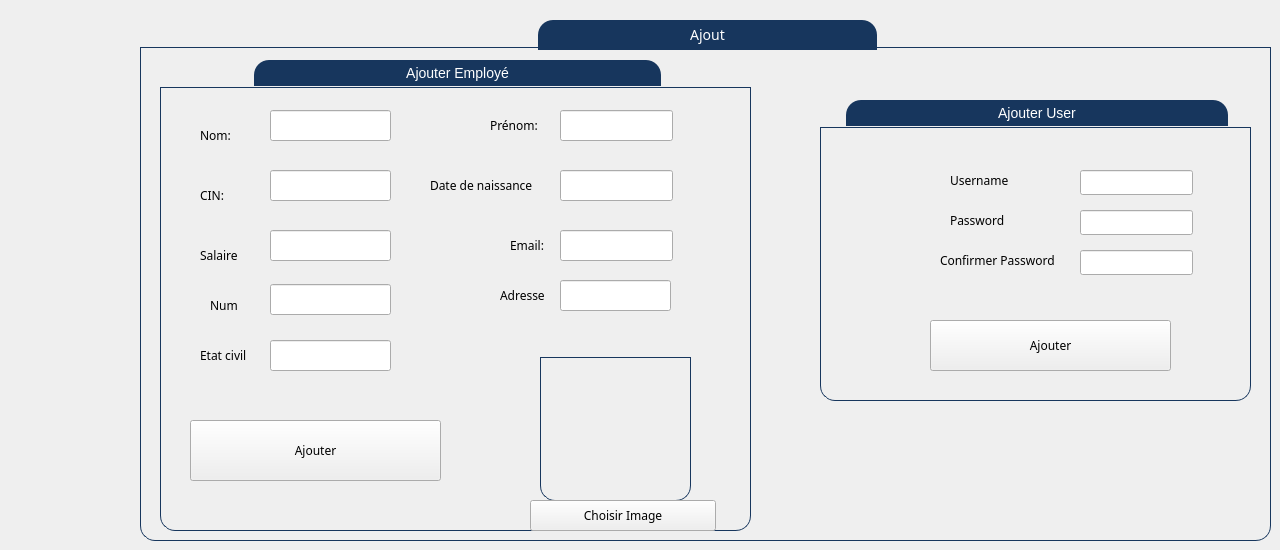
      <widget class="QWidget" name="tab_4">
       <attribute name="title">
        <string>Ajouter</string>
       </attribute>
       <widget class="QGroupBox" name="groupBox_2">
        <property name="geometry">
         <rect>
          <x>140</x>
          <y>20</y>
          <width>1131</width>
          <height>521</height>
         </rect>
        </property>
        <property name="font">
         <font>
          <family>Tw Cen MT Condensed Extra Bold</family>
          <pointsize>-1</pointsize>
         </font>
        </property>
        <property name="styleSheet">
         <string notr="true">QGroupBox {
    border: 1px solid gray;
    border-color: #FF17365D;
    margin-top: 27px;
    font-size: 14px;
    border-bottom-left-radius: 15px;
    border-bottom-right-radius: 15px;
}

QGroupBox::title {
    subcontrol-origin: margin;
    subcontrol-position: top center;
    border-top-left-radius: 15px;
    border-top-right-radius: 15px;
    padding: 5px 150px;
    background-color: #FF17365D;
    color: rgb(255, 255, 255);
}</string>
        </property>
        <property name="title">
         <string>Ajout</string>
        </property>
        <widget class="QGroupBox" name="groupBox_6">
         <property name="geometry">
          <rect>
           <x>20</x>
           <y>40</y>
           <width>591</width>
           <height>471</height>
          </rect>
         </property>
         <property name="title">
          <string>Ajouter Employé</string>
         </property>
         <widget class="QLineEdit" name="le_adresse">
          <property name="geometry">
           <rect>
            <x>400</x>
            <y>220</y>
            <width>111</width>
            <height>31</height>
           </rect>
          </property>
         </widget>
         <widget class="QLabel" name="label_9">
          <property name="geometry">
           <rect>
            <x>40</x>
            <y>270</y>
            <width>61</width>
            <height>51</height>
           </rect>
          </property>
          <property name="font">
           <font>
            <family>Tw Cen MT Condensed Extra Bold</family>
            <pointsize>9</pointsize>
           </font>
          </property>
          <property name="text">
           <string>Etat civil</string>
          </property>
         </widget>
         <widget class="QLineEdit" name="le_date">
          <property name="geometry">
           <rect>
            <x>400</x>
            <y>110</y>
            <width>113</width>
            <height>31</height>
           </rect>
          </property>
         </widget>
         <widget class="QLineEdit" name="le_numtel">
          <property name="geometry">
           <rect>
            <x>110</x>
            <y>224</y>
            <width>121</width>
            <height>31</height>
           </rect>
          </property>
          <property name="text">
           <string/>
          </property>
         </widget>
         <widget class="QLabel" name="label_7">
          <property name="geometry">
           <rect>
            <x>350</x>
            <y>160</y>
            <width>41</width>
            <height>51</height>
           </rect>
          </property>
          <property name="font">
           <font>
            <family>Tw Cen MT Condensed Extra Bold</family>
            <pointsize>9</pointsize>
           </font>
          </property>
          <property name="text">
           <string>Email:</string>
          </property>
         </widget>
         <widget class="QLineEdit" name="le_cin">
          <property name="geometry">
           <rect>
            <x>110</x>
            <y>110</y>
            <width>121</width>
            <height>31</height>
           </rect>
          </property>
         </widget>
         <widget class="QLabel" name="label_32">
          <property name="geometry">
           <rect>
            <x>270</x>
            <y>100</y>
            <width>121</width>
            <height>51</height>
           </rect>
          </property>
          <property name="font">
           <font>
            <family>Tw Cen MT Condensed Extra Bold</family>
            <pointsize>9</pointsize>
           </font>
          </property>
          <property name="text">
           <string>Date de naissance</string>
          </property>
         </widget>
         <widget class="QLabel" name="label_33">
          <property name="geometry">
           <rect>
            <x>50</x>
            <y>220</y>
            <width>41</width>
            <height>51</height>
           </rect>
          </property>
          <property name="font">
           <font>
            <family>Tw Cen MT Condensed Extra Bold</family>
            <pointsize>9</pointsize>
           </font>
          </property>
          <property name="text">
           <string>Num</string>
          </property>
         </widget>
         <widget class="QLineEdit" name="le_nom">
          <property name="geometry">
           <rect>
            <x>110</x>
            <y>50</y>
            <width>121</width>
            <height>31</height>
           </rect>
          </property>
         </widget>
         <widget class="QLabel" name="label_6">
          <property name="geometry">
           <rect>
            <x>330</x>
            <y>40</y>
            <width>61</width>
            <height>51</height>
           </rect>
          </property>
          <property name="font">
           <font>
            <family>Tw Cen MT Condensed Extra Bold</family>
            <pointsize>9</pointsize>
           </font>
          </property>
          <property name="text">
           <string>Prénom:</string>
          </property>
         </widget>
         <widget class="QLabel" name="label_8">
          <property name="geometry">
           <rect>
            <x>40</x>
            <y>110</y>
            <width>41</width>
            <height>51</height>
           </rect>
          </property>
          <property name="font">
           <font>
            <family>Tw Cen MT Condensed Extra Bold</family>
            <pointsize>9</pointsize>
           </font>
          </property>
          <property name="text">
           <string>CIN:</string>
          </property>
         </widget>
         <widget class="QLineEdit" name="le_salaire">
          <property name="geometry">
           <rect>
            <x>110</x>
            <y>170</y>
            <width>121</width>
            <height>31</height>
           </rect>
          </property>
         </widget>
         <widget class="QLabel" name="label_10">
          <property name="geometry">
           <rect>
            <x>40</x>
            <y>170</y>
            <width>81</width>
            <height>51</height>
           </rect>
          </property>
          <property name="font">
           <font>
            <family>Tw Cen MT Condensed Extra Bold</family>
            <pointsize>9</pointsize>
           </font>
          </property>
          <property name="text">
           <string>Salaire</string>
          </property>
         </widget>
         <widget class="QLineEdit" name="le_email">
          <property name="geometry">
           <rect>
            <x>400</x>
            <y>170</y>
            <width>113</width>
            <height>31</height>
           </rect>
          </property>
         </widget>
         <widget class="QLineEdit" name="le_prenom">
          <property name="geometry">
           <rect>
            <x>400</x>
            <y>50</y>
            <width>113</width>
            <height>31</height>
           </rect>
          </property>
         </widget>
         <widget class="QLineEdit" name="le_etat">
          <property name="geometry">
           <rect>
            <x>110</x>
            <y>280</y>
            <width>121</width>
            <height>31</height>
           </rect>
          </property>
         </widget>
         <widget class="QLabel" name="label_5">
          <property name="geometry">
           <rect>
            <x>40</x>
            <y>50</y>
            <width>51</width>
            <height>51</height>
           </rect>
          </property>
          <property name="font">
           <font>
            <family>Tw Cen MT Condensed Extra Bold</family>
            <pointsize>9</pointsize>
           </font>
          </property>
          <property name="text">
           <string>Nom:</string>
          </property>
         </widget>
         <widget class="QLabel" name="label_34">
          <property name="geometry">
           <rect>
            <x>340</x>
            <y>210</y>
            <width>61</width>
            <height>51</height>
           </rect>
          </property>
          <property name="font">
           <font>
            <family>Tw Cen MT Condensed Extra Bold</family>
            <pointsize>9</pointsize>
           </font>
          </property>
          <property name="text">
           <string>Adresse</string>
          </property>
         </widget>
         <widget class="QPushButton" name="pb_ajouter">
          <property name="geometry">
           <rect>
            <x>30</x>
            <y>360</y>
            <width>251</width>
            <height>61</height>
           </rect>
          </property>
          <property name="font">
           <font>
            <family>Tw Cen MT Condensed Extra Bold</family>
           </font>
          </property>
          <property name="text">
           <string>Ajouter</string>
          </property>
         </widget>
         <widget class="QGroupBox" name="groupBox_3">
          <property name="geometry">
           <rect>
            <x>380</x>
            <y>270</y>
            <width>151</width>
            <height>171</height>
           </rect>
          </property>
          <property name="title">
           <string/>
          </property>
          <widget class="QLabel" name="le_image">
           <property name="geometry">
            <rect>
             <x>0</x>
             <y>30</y>
             <width>151</width>
             <height>131</height>
            </rect>
           </property>
           <property name="text">
            <string/>
           </property>
          </widget>
         </widget>
         <widget class="QPushButton" name="pb_image">
          <property name="geometry">
           <rect>
            <x>370</x>
            <y>440</y>
            <width>186</width>
            <height>31</height>
           </rect>
          </property>
          <property name="font">
           <font>
            <family>Tw Cen MT Condensed Extra Bold</family>
           </font>
          </property>
          <property name="text">
           <string>Choisir Image</string>
          </property>
         </widget>
         <widget class="QLabel" name="le_imageurl">
          <property name="geometry">
           <rect>
            <x>120</x>
            <y>440</y>
            <width>241</width>
            <height>31</height>
           </rect>
          </property>
          <property name="font">
           <font>
            <family>Tw Cen MT Condensed Extra Bold</family>
           </font>
          </property>
          <property name="text">
           <string/>
          </property>
         </widget>
        </widget>
        <widget class="QGroupBox" name="groupBox_5">
         <property name="geometry">
          <rect>
           <x>680</x>
           <y>80</y>
           <width>431</width>
           <height>301</height>
          </rect>
         </property>
         <property name="title">
          <string>Ajouter User</string>
         </property>
         <widget class="QLineEdit" name="le_unajout">
          <property name="geometry">
           <rect>
            <x>260</x>
            <y>70</y>
            <width>113</width>
            <height>25</height>
           </rect>
          </property>
         </widget>
         <widget class="QLabel" name="label">
          <property name="geometry">
           <rect>
            <x>130</x>
            <y>70</y>
            <width>81</width>
            <height>20</height>
           </rect>
          </property>
          <property name="font">
           <font>
            <family>Tw Cen MT Condensed Extra Bold</family>
           </font>
          </property>
          <property name="text">
           <string>Username</string>
          </property>
         </widget>
         <widget class="QLabel" name="label_2">
          <property name="geometry">
           <rect>
            <x>130</x>
            <y>110</y>
            <width>91</width>
            <height>20</height>
           </rect>
          </property>
          <property name="font">
           <font>
            <family>Tw Cen MT Condensed Extra Bold</family>
           </font>
          </property>
          <property name="text">
           <string>Password</string>
          </property>
         </widget>
         <widget class="QPushButton" name="pb_ajouteruser">
          <property name="geometry">
           <rect>
            <x>110</x>
            <y>220</y>
            <width>241</width>
            <height>51</height>
           </rect>
          </property>
          <property name="font">
           <font>
            <family>Tw Cen MT Condensed Extra Bold</family>
           </font>
          </property>
          <property name="text">
           <string>Ajouter</string>
          </property>
         </widget>
         <widget class="QLineEdit" name="le_pwajout">
          <property name="geometry">
           <rect>
            <x>260</x>
            <y>110</y>
            <width>113</width>
            <height>25</height>
           </rect>
          </property>
         </widget>
         <widget class="QLabel" name="label_3">
          <property name="geometry">
           <rect>
            <x>120</x>
            <y>150</y>
            <width>131</width>
            <height>20</height>
           </rect>
          </property>
          <property name="font">
           <font>
            <family>Tw Cen MT Condensed Extra Bold</family>
           </font>
          </property>
          <property name="text">
           <string>Confirmer Password</string>
          </property>
         </widget>
         <widget class="QLineEdit" name="le_pwajout2">
          <property name="geometry">
           <rect>
            <x>260</x>
            <y>150</y>
            <width>113</width>
            <height>25</height>
           </rect>
          </property>
         </widget>
        </widget>
       </widget>
      </widget>
